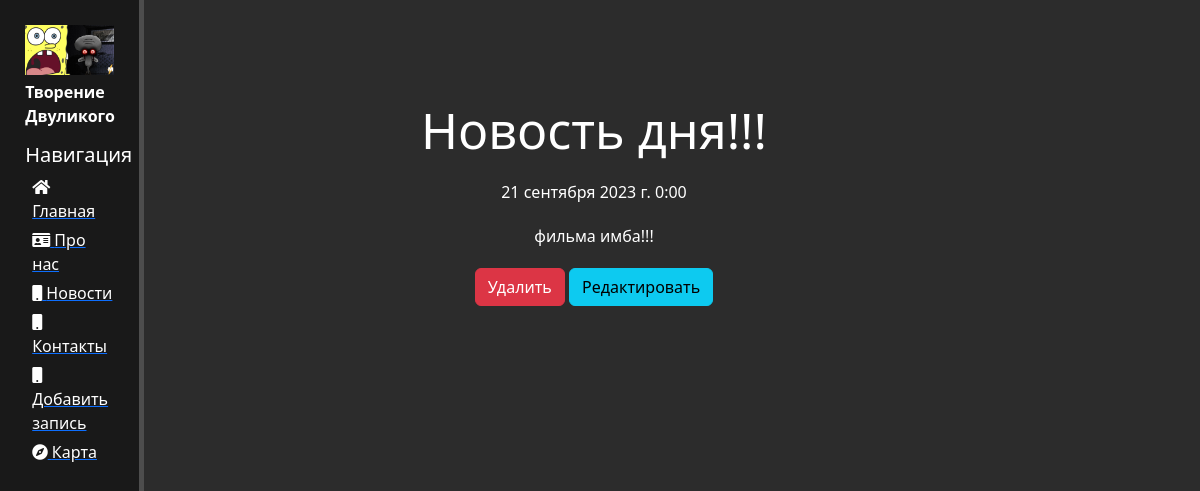
/news/6, run on an earlier commit of the app's database.
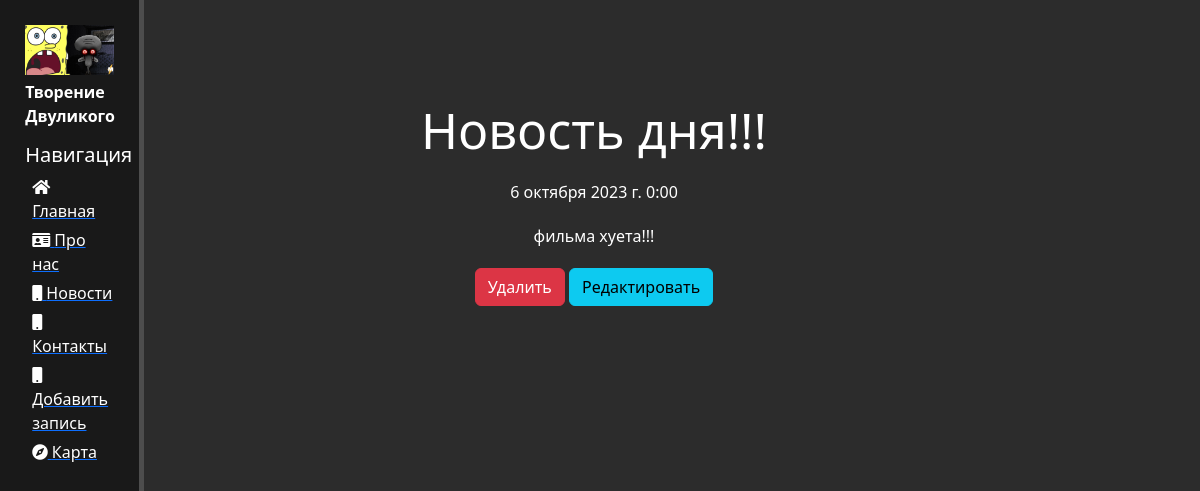
And on a later commit of the database.
### news/models.py (models this page shows, shortened)
class Articles(models.Model):
    title = models.CharField('Название', max_length=60, default='новость') # pole 255 symbols
    anons = models.CharField('Анонс', max_length=250)
    full_text = models.TextField('Статья')
    date = models.DateTimeField('дата публикации')
    class Meta: # указали правильные названия для таблиц
        verbose_name = 'Новость'
        verbose_name_plural = 'Новости'

### news/views.py (the view)
# urls.py: path('<int:pk>', views.NewsDetailView.as_view(), name='news-detail'),  # динамический параметр primerKey
class NewsDetailView(DetailView):
    model = Articles
    template_name = 'news/details_view.html'
    context_object_name = 'article' # ключ по кторому мы передаем обьект внутрь шаблона

### news/templates/news/details_view.html (shortened to what this page needs)
{% extends 'main/layout.html' %}
{% block content %}
    <div class="features">
        <h1>{{ article.title }}</h1>
        <p>{{ article.date }}</p>
        <p>{{ article.full_text }}</p>
        <a href="{% url 'news-delete' article.id %}" class="btn btn-danger">Удалить</a>
        <a href="{% url 'news-update' article.id %}" class="btn btn-info">Редактировать</a>
    </div>
{% endblock %}

What changed in the data, as far as the page shows it:
changed Articles "Новость дня!!!": date "21 сентября 2023 г. 0:00" → "6 октября 2023 г. 0:00"; full_text "фильма имба!!!" → "фильма хуета!!!"
